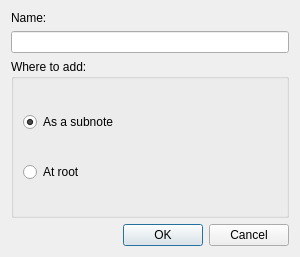
<?xml version="1.0" encoding="UTF-8"?>
<ui version="4.0">
 <class>AddNewNoteDialog</class>
 <widget class="QDialog" name="AddNewNoteDialog">
  <property name="windowModality">
   <enum>Qt::NonModal</enum>
  </property>
  <property name="geometry">
   <rect>
    <x>0</x>
    <y>0</y>
    <width>300</width>
    <height>257</height>
   </rect>
  </property>
  <property name="sizePolicy">
   <sizepolicy hsizetype="Preferred" vsizetype="Preferred">
    <horstretch>0</horstretch>
    <verstretch>0</verstretch>
   </sizepolicy>
  </property>
  <property name="windowTitle">
   <string>Add new note</string>
  </property>
  <property name="modal">
   <bool>true</bool>
  </property>
  <layout class="QVBoxLayout" name="verticalLayout">
   <item>
    <widget class="QLabel" name="label">
     <property name="sizePolicy">
      <sizepolicy hsizetype="Preferred" vsizetype="Fixed">
       <horstretch>0</horstretch>
       <verstretch>0</verstretch>
      </sizepolicy>
     </property>
     <property name="text">
      <string>Name:</string>
     </property>
    </widget>
   </item>
   <item>
    <widget class="QLineEdit" name="nameEdit"/>
   </item>
   <item>
    <widget class="QGroupBox" name="whereToAddGroup">
     <property name="title">
      <string>Where to add:</string>
     </property>
     <layout class="QVBoxLayout" name="verticalLayout_3">
      <item>
       <widget class="QRadioButton" name="radioButton_2">
        <property name="text">
         <string>As a subnote</string>
        </property>
        <property name="checked">
         <bool>true</bool>
        </property>
       </widget>
      </item>
      <item>
       <widget class="QRadioButton" name="addToRootRB">
        <property name="text">
         <string>At root</string>
        </property>
       </widget>
      </item>
     </layout>
    </widget>
   </item>
   <item>
    <widget class="QDialogButtonBox" name="buttonBox">
     <property name="orientation">
      <enum>Qt::Horizontal</enum>
     </property>
     <property name="standardButtons">
      <set>QDialogButtonBox::Cancel|QDialogButtonBox::Ok</set>
     </property>
    </widget>
   </item>
  </layout>
 </widget>
 <resources/>
 <connections>
  <connection>
   <sender>buttonBox</sender>
   <signal>accepted()</signal>
   <receiver>AddNewNoteDialog</receiver>
   <slot>accept()</slot>
   <hints>
    <hint type="sourcelabel">
     <x>248</x>
     <y>254</y>
    </hint>
    <hint type="destinationlabel">
     <x>157</x>
     <y>274</y>
    </hint>
   </hints>
  </connection>
  <connection>
   <sender>buttonBox</sender>
   <signal>rejected()</signal>
   <receiver>AddNewNoteDialog</receiver>
   <slot>reject()</slot>
   <hints>
    <hint type="sourcelabel">
     <x>316</x>
     <y>260</y>
    </hint>
    <hint type="destinationlabel">
     <x>286</x>
     <y>274</y>
    </hint>
   </hints>
  </connection>
 </connections>
</ui>
